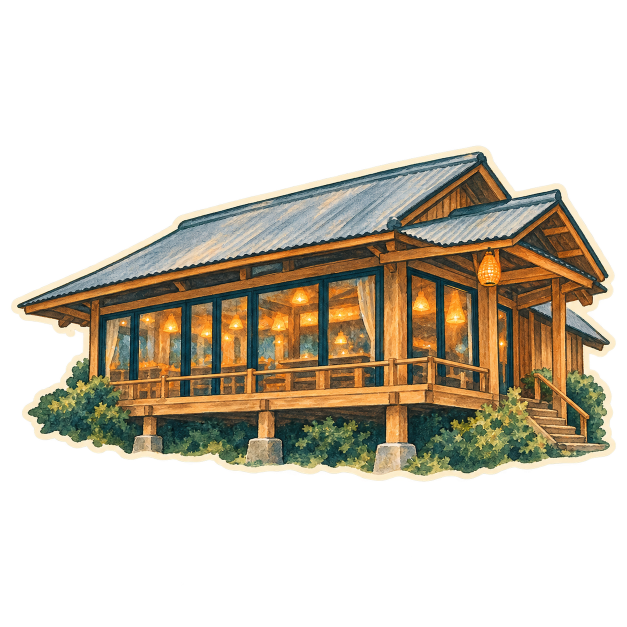
#> input picture taxua-2026/figures/raw/map_artwork/map_a_phu.png, 1254 x 1254 px, given in place of map_home_base.png, which was not available (shown at 1/2 size)
$ python prepare_map_artwork.py
#> lines starting #> are read from the running program, lines starting #| are printed output that depends on the picture; pictures that were not available may be replaced by others from this repository, and a replacement may not be noted
"""Preserve supplied map artwork and produce downscaled transparent WebPs.

Run with Python + Pillow. Existing masters are never replaced.
"""
from pathlib import Path
import hashlib
import json
from PIL import Image

ROOT = Path(__file__).resolve().parents[1]
RAW = ROOT / 'figures/raw'
MASTERS = RAW / 'map_artwork'
SOURCES = {
  'map_home_base': 'Watercolor Cabin Sticker Illustration.png',
  'map_waterfall': 'Watercolor Waterfall Sticker Cutout.png',
  'map_paper_frame': 'Watercolor Paper Frame on Transparency.png',
  'map_vi_nha': 'Vietnamese Meal on a Woven Tray.png',
  'map_bep_cui': 'Rustic Steaming Pot over Wood Fire.png',
  'map_ameii_hill': 'Watercolor Cottage Hill Sticker.png',
  'map_a_phu': 'Watercolor Stilted Mountain Lodge Sticker.png',
  'map_thao_nguyen': 'Watercolor Hillside Path Sticker.png',
  'map_lan_co_don': 'Rustic Watercolor Shelter Sticker.png',
  'map_doi_may': 'Watercolor Vietnamese Grilled Feast.png',
  'map_trung_tam': 'Rustic Mountain Village Market Sticker.png',
}


def main():
  MASTERS.mkdir(parents=True, exist_ok=True)
  manifest = {'processing': 'Alpha below 8 cleared; trim using alpha >= 24 with 8px margin; '
              'downscale only; no recoloring. Frame retains its transparent opening.',
              'sources': {}, 'assets': {}}
  for name, filename in SOURCES.items():
    upload = RAW / filename
    master = MASTERS / (name + '.png')
    if upload.exists() or upload.is_symlink():
      if upload.is_symlink() or master.exists() or master.is_symlink():
        raise FileExistsError(f'Refusing to replace master: {master}')
      upload.rename(master)
    if master.is_symlink():
      raise ValueError(f'Expected regular master: {master}')
    with Image.open(master) as original:
#> original is the input picture: PIL image 1254x1254 RGBA; mean R, G, B, A 56.2, 48.8, 35.6, 96.2
      image = original.convert('RGBA')
    size = list(image.size)
#> size = [1254, 1254]
    alpha = image.getchannel('A')
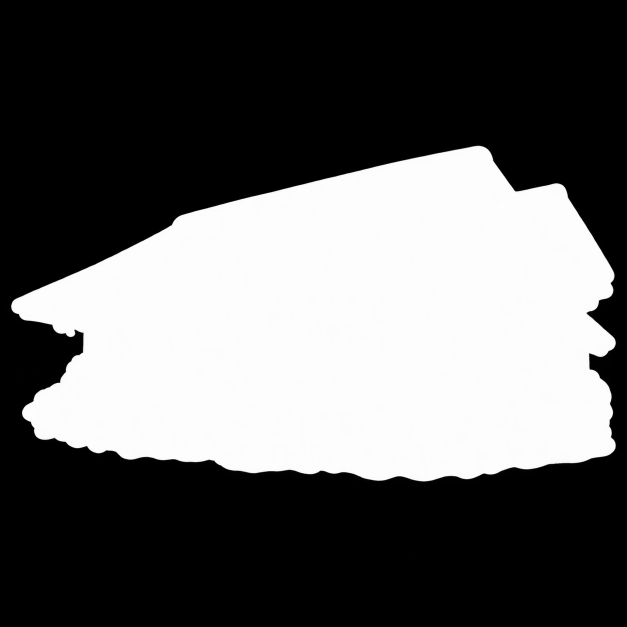
#> alpha: PIL image 1254x1254 L (shown at 1/2 size); min 0, max 255, mean 96.2
    box = alpha.point(lambda value: 255 if value >= 24 else 0).getbbox()
#> box = (22, 291, 1232, 964)
    if not box:
      raise ValueError(f'Empty artwork: {master}')
    box = (max(0, box[0]-8), max(0, box[1]-8),
           min(image.width, box[2]+8), min(image.height, box[3]+8))
#> box = (14, 283, 1240, 972)
    image.putalpha(alpha.point(lambda value: value if value >= 8 else 0))
    image = image.crop(box)
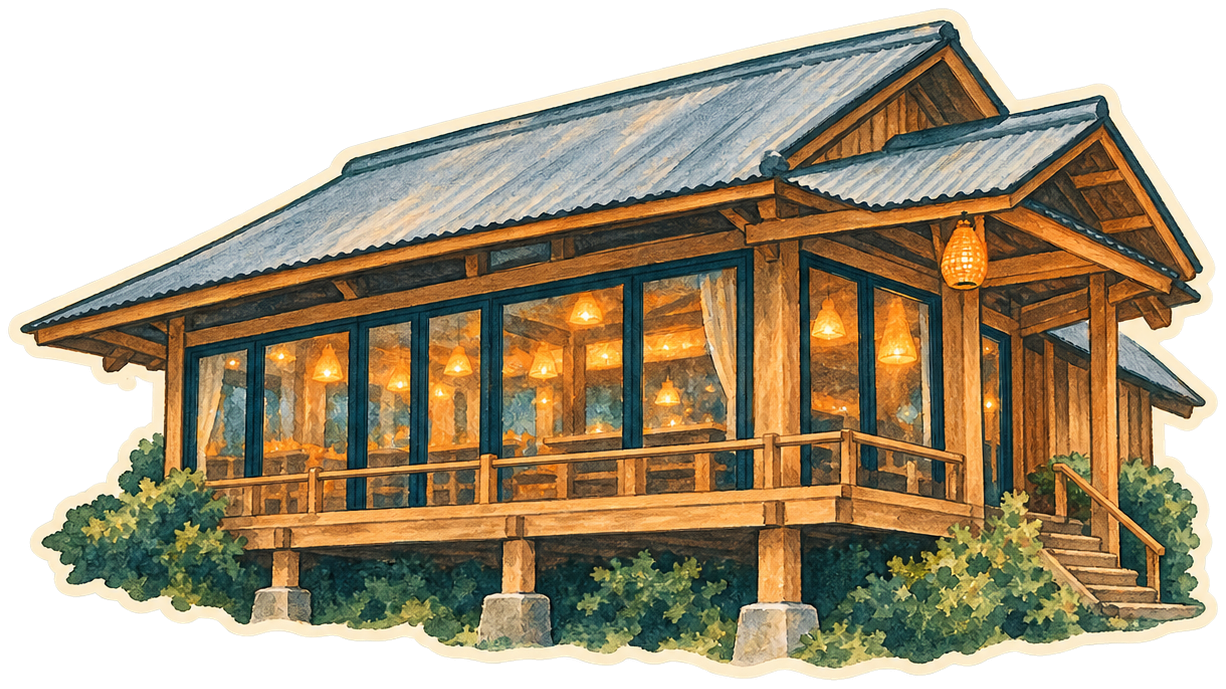
#> image: PIL image 1226x689 RGBA; mean R, G, B, A 104.5, 90.9, 66.2, 179; transparent parts drawn white
    image.thumbnail((960, 640) if name == 'map_paper_frame' else (480, 480), Image.Resampling.LANCZOS)
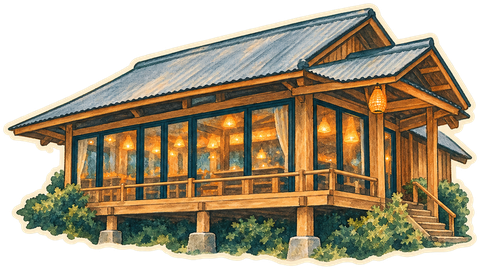
#> image: PIL image 480x270 RGBA; mean R, G, B, A 102.6, 89, 64.3, 179.1; transparent parts drawn white
    target = ROOT / 'figures/decor/painted' / (name + '.webp')
    image.save(target, 'WEBP', quality=88, method=6)
    manifest['sources'][name] = {
      'uploadFilename': filename, 'path': str(master.relative_to(ROOT)),
      'sha256': hashlib.sha256(master.read_bytes()).hexdigest(), 'size': size,
      'rights': 'User-generated artwork supplied for this project',
      'description': 'Stylized illustration, not a documentary venue reconstruction',
    }
    manifest['assets'][name] = {
      'source': name, 'trim': list(box), 'size': list(image.size),
#> (the run stopped early here; a loop or call above may not have finished)

$ run again, on taxua-2026/figures/raw/map_artwork/map_home_base.png
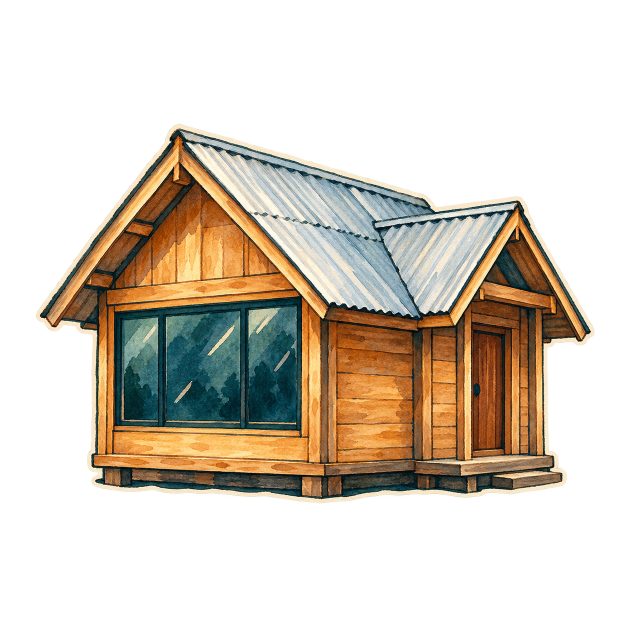
#> input picture taxua-2026/figures/raw/map_artwork/map_home_base.png, 1254 x 1254 px (shown at 1/2 size)
#> in main, original is the input picture: PIL image 1254x1254 RGBA; mean R, G, B, A 60.2, 50.9, 37.1, 97.3
#> in main, `alpha = image.getchannel('A')`:
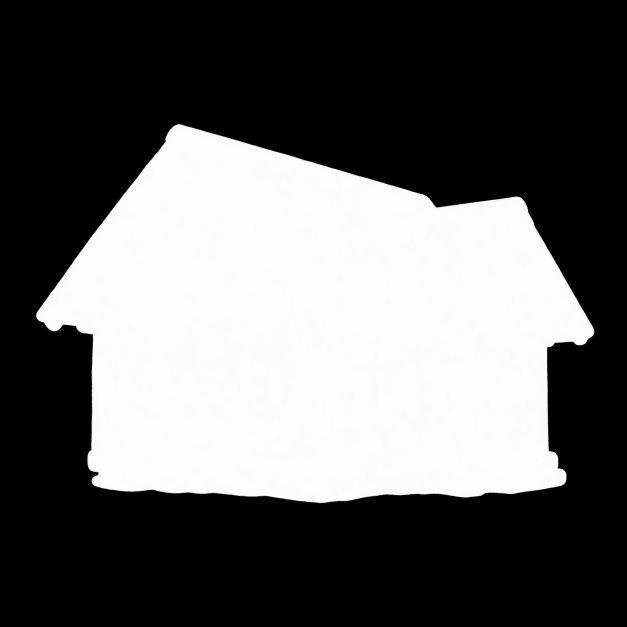
#> alpha: PIL image 1254x1254 L (shown at 1/2 size); min 0, max 255, mean 97.3
#> in main, `box = alpha.point(lambda value: 255 if value >= 24 else 0).getbbox()`: box = (72, 248, 1189, 1007)
#> in main, `box = (max(0, box[0]-8), max(0, box[1]-8), min(image.width, box[2]+8),..`: box = (64, 240, 1197, 1015)
#> in main, `image.thumbnail((960, 640) if name == 'map_paper_frame' else (480, 480..`:
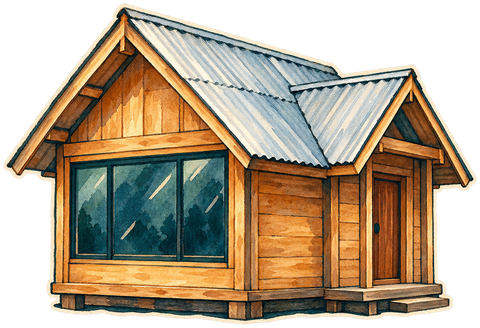
#> image: PIL image 480x328 RGBA; mean R, G, B, A 106, 89.3, 66.3, 174.3; transparent parts drawn white
